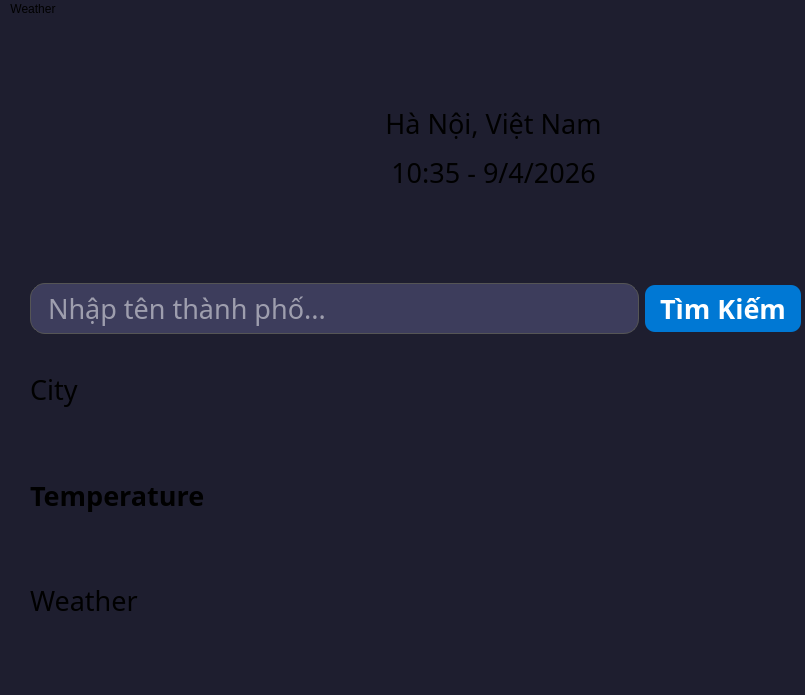
<?xml version="1.0" encoding="UTF-8"?>
<ui version="4.0">
 <class>MainWindow</class>
 <widget class="QMainWindow" name="MainWindow">
  <property name="geometry">
   <rect>
    <x>0</x>
    <y>0</y>
    <width>805</width>
    <height>695</height>
   </rect>
  </property>
  <property name="font">
   <font>
    <family>Baskerville</family>
    <pointsize>48</pointsize>
   </font>
  </property>
  <property name="windowTitle">
   <string>Thời Tiết</string>
  </property>
  <property name="styleSheet">
   <string notr="true">background-color: #1e1e2f;</string>
  </property>
  <widget class="QWidget" name="centralwidget">
   <widget class="QWidget" name="verticalLayoutWidget">
    <property name="geometry">
     <rect>
      <x>30</x>
      <y>0</y>
      <width>771</width>
      <height>631</height>
     </rect>
    </property>
    <layout class="QVBoxLayout" name="verticalLayout">
     <item>
      <layout class="QHBoxLayout" name="horizontalLayout_2">
       <item>
        <widget class="QLabel" name="labelIcon">
         <property name="maximumSize">
          <size>
           <width>150</width>
           <height>150</height>
          </size>
         </property>
         <property name="text">
          <string/>
         </property>
         <property name="pixmap">
          <pixmap resource="Resources.qrc">:/weather2.png</pixmap>
         </property>
         <property name="scaledContents">
          <bool>true</bool>
         </property>
        </widget>
       </item>
       <item>
        <widget class="QLabel" name="labelLocation">
         <property name="font">
          <font>
           <family>Monaco</family>
           <pointsize>20</pointsize>
           <italic>false</italic>
           <bold>false</bold>
           <underline>false</underline>
           <strikeout>false</strikeout>
           <kerning>true</kerning>
          </font>
         </property>
         <property name="layoutDirection">
          <enum>Qt::LayoutDirection::LeftToRight</enum>
         </property>
         <property name="autoFillBackground">
          <bool>false</bool>
         </property>
         <property name="styleSheet">
          <string notr="true"/>
         </property>
         <property name="text">
          <string>&lt;html&gt;&lt;head/&gt;&lt;body&gt;&lt;p&gt;&lt;br/&gt;&lt;/p&gt;&lt;p&gt;Hà Nội, Việt Nam&lt;/p&gt;&lt;p&gt;10:35 - 9/4/2026&lt;/p&gt;&lt;p&gt;&lt;br/&gt;&lt;/p&gt;&lt;/body&gt;&lt;/html&gt;</string>
         </property>
         <property name="textFormat">
          <enum>Qt::TextFormat::AutoText</enum>
         </property>
         <property name="scaledContents">
          <bool>false</bool>
         </property>
         <property name="alignment">
          <set>Qt::AlignmentFlag::AlignCenter</set>
         </property>
        </widget>
       </item>
      </layout>
     </item>
     <item>
      <layout class="QHBoxLayout" name="horizontalLayout">
       <item>
        <widget class="QLineEdit" name="lineEditCity">
         <property name="font">
          <font>
           <family>Monaco</family>
           <pointsize>20</pointsize>
          </font>
         </property>
         <property name="styleSheet">
          <string notr="true">QLineEdit {
    border-radius: 15px;
    padding: 5px 15px;
    background-color: #3d3d5c;
    color: white;
    border: 1px solid #555;
}</string>
         </property>
         <property name="inputMask">
          <string/>
         </property>
         <property name="text">
          <string/>
         </property>
         <property name="placeholderText">
          <string>Nhập tên thành phố...</string>
         </property>
        </widget>
       </item>
       <item>
        <widget class="QPushButton" name="btnSearch">
         <property name="font">
          <font>
           <family>Monaco</family>
           <pointsize>20</pointsize>
           <bold>true</bold>
          </font>
         </property>
         <property name="styleSheet">
          <string notr="true">QPushButton {
    background-color: #0078d4;
    color: white;
    border-radius: 10px;
    padding: 5px 15px;
    font-weight: bold;
}
QPushButton:hover { background-color: #005a9e; }</string>
         </property>
         <property name="text">
          <string>Tìm Kiếm</string>
         </property>
         <property name="default">
          <bool>true</bool>
         </property>
        </widget>
       </item>
      </layout>
     </item>
     <item>
      <widget class="QLabel" name="labelCity">
       <property name="font">
        <font>
         <family>Monaco</family>
         <pointsize>20</pointsize>
        </font>
       </property>
       <property name="text">
        <string>City</string>
       </property>
      </widget>
     </item>
     <item>
      <widget class="QLabel" name="labelTemp">
       <property name="font">
        <font>
         <family>Monaco</family>
         <pointsize>20</pointsize>
         <bold>true</bold>
        </font>
       </property>
       <property name="styleSheet">
        <string notr="true">font-weight: bold;</string>
       </property>
       <property name="text">
        <string>Temperature</string>
       </property>
      </widget>
     </item>
     <item>
      <widget class="QLabel" name="labelWeather">
       <property name="font">
        <font>
         <family>Monaco</family>
         <pointsize>20</pointsize>
        </font>
       </property>
       <property name="text">
        <string>Weather</string>
       </property>
      </widget>
     </item>
    </layout>
   </widget>
  </widget>
  <widget class="QStatusBar" name="statusbar"/>
  <widget class="QMenuBar" name="menubar">
   <property name="geometry">
    <rect>
     <x>0</x>
     <y>0</y>
     <width>805</width>
     <height>33</height>
    </rect>
   </property>
   <widget class="QMenu" name="menuWeather">
    <property name="title">
     <string>Weather</string>
    </property>
   </widget>
   <addaction name="menuWeather"/>
  </widget>
 </widget>
 <resources>
  <include location="Resources.qrc"/>
 </resources>
 <connections/>
</ui>
